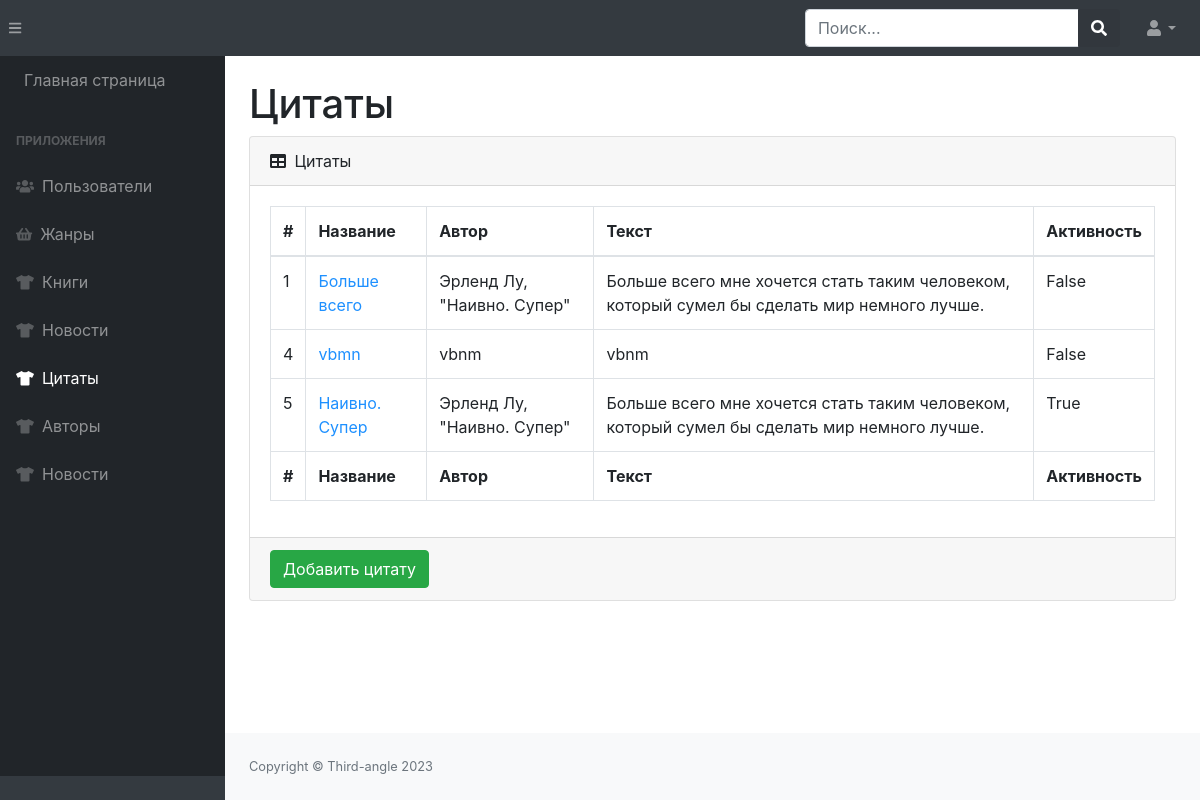
Page /adminapp/quote_read/ (signed in) on the earlier database version.
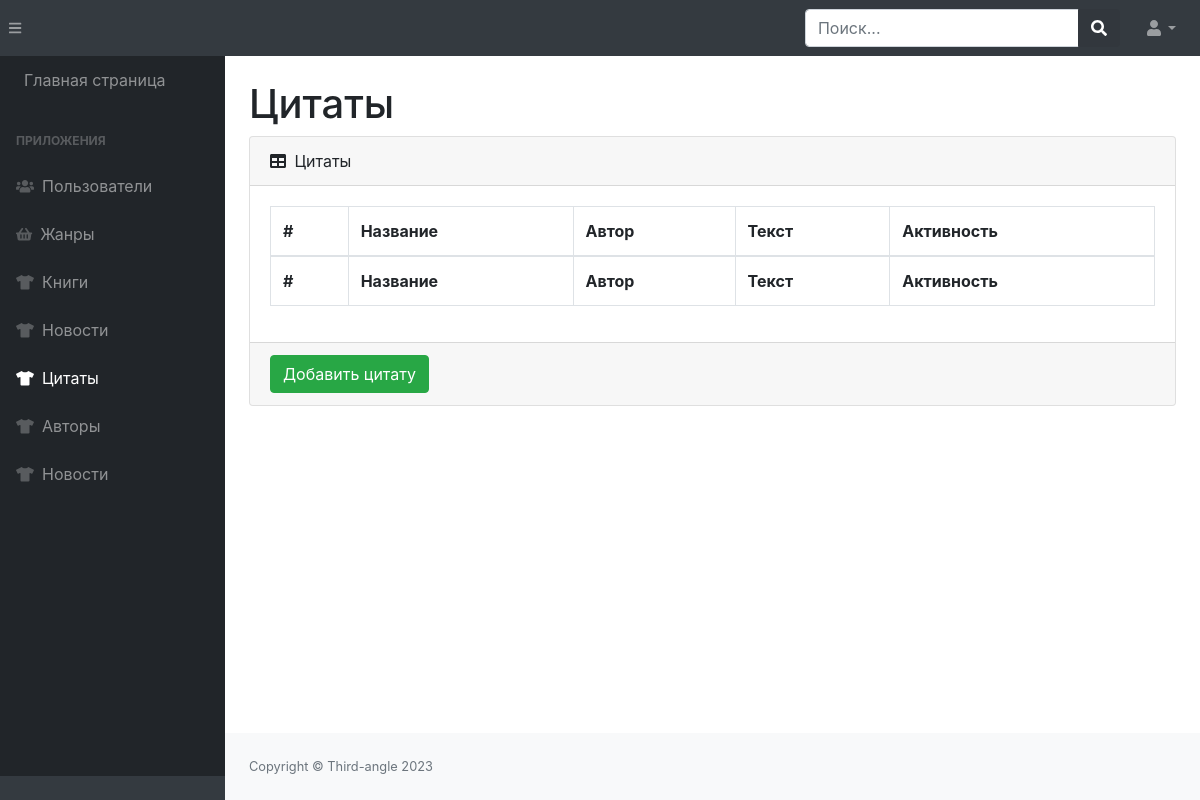
Same page on the later database version.
### mainapp/models.py (models this page shows, shortened)
class Quote(models.Model):
    name = models.CharField(max_length=64)
    text = models.TextField()
    author = models.CharField(max_length=64)
    is_active = models.BooleanField(default=False)
    date_create = models.DateField(auto_now_add=True)
    date_update = models.DateField(auto_now=True)

### adminapp/views.py (the view)
# urls.py: path('quote_read/', admin_quote_read, name='admin_quote_read'),
@user_passes_test(lambda u: u.is_superuser)
def admin_quote_read(request):
    context = {
        'quotes': Quote.objects.all()
    }
    return render(request, 'adminapp/admin_quote_read.html', context)

### adminapp/templates/adminapp/admin_quote_read.html
{% extends 'adminapp/admin_base.html' %}
{% block context %}
            <div class="container-fluid">
                <h1 class="mt-4">Цитаты</h1>
                <div class="card mb-4">
                    <div class="card-header">
                        <i class="fas fa-table mr-1"></i>
                        Цитаты
                    </div>
                    <div class="card-body">
                        <div class="table-responsive">
                            <table class="table table-bordered" id="dataTable" width="100%" cellspacing="0">
                                <thead>
                                <tr>
                                    <th>#</th>
                                    <th>Название</th>
                                    <th>Автор</th>
                                    <th>Текст</th>
                                    <th>Активность</th>
                                </tr>
                                </thead>
                                <tfoot>
                                <tr>
                                    <th>#</th>
                                    <th>Название</th>
                                    <th>Автор</th>
                                    <th>Текст</th>
                                    <th>Активность</th>
                                </tr>
                                </tfoot>
                                <tbody>
                                {% for quote in quotes %}
                                    <tr>
                                        <td>{{ quote.id }}</td>
                                        <td><a href="{% url 'adminapp:admin_quote_update' quote.id %}" style="color: dodgerblue">{{ quote.name }}</a></td>
                                        <td>{{ quote.author }}</td>
                                        <td>{{ quote.text }}</td>
                                        <td>{{ quote.is_active }}</td>
                                    </tr>
                                {% endfor %}
                                </tbody>
                            </table>
                        </div>
                    </div>
                    <div class="card-footer">
                        <a href="{% url 'adminapp:admin_quote_create' %}">
                            <button class="btn btn-success">Добавить цитату</button>
                        </a>
                    </div>
                </div>
            </div>
{% endblock %}

Differences in the rows shown:
removed Quote: id "1", name "Больше всего", author "Эрленд Лу, \"Наивно. Супер\"", text "Больше всего мне хочется стать таким человеком, который сумел бы сделать мир немного лучше.", is_active "False"
removed Quote: id "4", name "vbmn", author "vbnm", text "vbnm", is_active "False"
removed Quote: id "5", name "Наивно. Супер", author "Эрленд Лу, \"Наивно. Супер\"", text "Больше всего мне хочется стать таким человеком, который сумел бы сделать мир немного лучше.", is_active "True"
